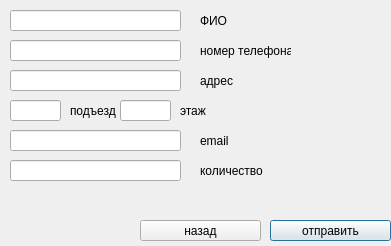
<?xml version="1.0" encoding="UTF-8"?>
<ui version="4.0">
 <class>indvwindow</class>
 <widget class="QDialog" name="indvwindow">
  <property name="geometry">
   <rect>
    <x>0</x>
    <y>0</y>
    <width>391</width>
    <height>246</height>
   </rect>
  </property>
  <property name="windowTitle">
   <string>Dialog</string>
  </property>
  <widget class="QLineEdit" name="phname">
   <property name="geometry">
    <rect>
     <x>10</x>
     <y>40</y>
     <width>171</width>
     <height>21</height>
    </rect>
   </property>
  </widget>
  <widget class="QLineEdit" name="emailname">
   <property name="geometry">
    <rect>
     <x>10</x>
     <y>130</y>
     <width>171</width>
     <height>21</height>
    </rect>
   </property>
  </widget>
  <widget class="QLabel" name="label_2">
   <property name="geometry">
    <rect>
     <x>200</x>
     <y>40</y>
     <width>91</width>
     <height>21</height>
    </rect>
   </property>
   <property name="text">
    <string>номер телефона</string>
   </property>
  </widget>
  <widget class="QLabel" name="label_4">
   <property name="geometry">
    <rect>
     <x>200</x>
     <y>130</y>
     <width>111</width>
     <height>21</height>
    </rect>
   </property>
   <property name="text">
    <string>email</string>
   </property>
  </widget>
  <widget class="QLineEdit" name="countp">
   <property name="geometry">
    <rect>
     <x>10</x>
     <y>160</y>
     <width>171</width>
     <height>21</height>
    </rect>
   </property>
  </widget>
  <widget class="QLabel" name="label_3">
   <property name="geometry">
    <rect>
     <x>200</x>
     <y>70</y>
     <width>111</width>
     <height>21</height>
    </rect>
   </property>
   <property name="text">
    <string>адрес</string>
   </property>
  </widget>
  <widget class="QLineEdit" name="adname">
   <property name="geometry">
    <rect>
     <x>10</x>
     <y>70</y>
     <width>171</width>
     <height>21</height>
    </rect>
   </property>
  </widget>
  <widget class="QLabel" name="label">
   <property name="geometry">
    <rect>
     <x>200</x>
     <y>10</y>
     <width>101</width>
     <height>21</height>
    </rect>
   </property>
   <property name="text">
    <string>ФИО</string>
   </property>
  </widget>
  <widget class="QLineEdit" name="cname">
   <property name="geometry">
    <rect>
     <x>10</x>
     <y>10</y>
     <width>171</width>
     <height>21</height>
    </rect>
   </property>
  </widget>
  <widget class="QLabel" name="label_5">
   <property name="geometry">
    <rect>
     <x>200</x>
     <y>160</y>
     <width>111</width>
     <height>21</height>
    </rect>
   </property>
   <property name="text">
    <string>количество </string>
   </property>
  </widget>
  <widget class="QLineEdit" name="hnum">
   <property name="geometry">
    <rect>
     <x>10</x>
     <y>100</y>
     <width>51</width>
     <height>21</height>
    </rect>
   </property>
  </widget>
  <widget class="QLineEdit" name="fnum">
   <property name="geometry">
    <rect>
     <x>120</x>
     <y>100</y>
     <width>51</width>
     <height>21</height>
    </rect>
   </property>
  </widget>
  <widget class="QLabel" name="label_6">
   <property name="geometry">
    <rect>
     <x>180</x>
     <y>100</y>
     <width>31</width>
     <height>21</height>
    </rect>
   </property>
   <property name="text">
    <string>этаж</string>
   </property>
  </widget>
  <widget class="QLabel" name="label_7">
   <property name="geometry">
    <rect>
     <x>70</x>
     <y>100</y>
     <width>51</width>
     <height>21</height>
    </rect>
   </property>
   <property name="text">
    <string>подъезд</string>
   </property>
  </widget>
  <widget class="QPushButton" name="sendbutton">
   <property name="geometry">
    <rect>
     <x>270</x>
     <y>220</y>
     <width>121</width>
     <height>21</height>
    </rect>
   </property>
   <property name="text">
    <string>отправить</string>
   </property>
  </widget>
  <widget class="QPushButton" name="backbutton">
   <property name="geometry">
    <rect>
     <x>140</x>
     <y>220</y>
     <width>121</width>
     <height>21</height>
    </rect>
   </property>
   <property name="text">
    <string>назад</string>
   </property>
  </widget>
 </widget>
 <resources/>
 <connections/>
</ui>
